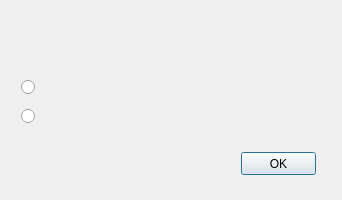
<?xml version="1.0" encoding="UTF-8"?>
<ui version="4.0">
 <class>CSelectDialog</class>
 <widget class="QDialog" name="CSelectDialog">
  <property name="geometry">
   <rect>
    <x>0</x>
    <y>0</y>
    <width>342</width>
    <height>200</height>
   </rect>
  </property>
  <property name="windowTitle">
   <string>Dialog</string>
  </property>
  <property name="styleSheet">
   <string notr="true"/>
  </property>
  <widget class="QWidget" name="widget" native="true">
   <property name="geometry">
    <rect>
     <x>1</x>
     <y>32</y>
     <width>334</width>
     <height>161</height>
    </rect>
   </property>
   <widget class="QLabel" name="label_tips">
    <property name="geometry">
     <rect>
      <x>10</x>
      <y>10</y>
      <width>301</width>
      <height>21</height>
     </rect>
    </property>
    <property name="styleSheet">
     <string notr="true"/>
    </property>
    <property name="text">
     <string/>
    </property>
   </widget>
   <widget class="QWidget" name="layoutWidget">
    <property name="geometry">
     <rect>
      <x>20</x>
      <y>40</y>
      <width>281</width>
      <height>61</height>
     </rect>
    </property>
    <layout class="QVBoxLayout" name="verticalLayout">
     <item>
      <widget class="QRadioButton" name="radioButton_1">
       <property name="styleSheet">
        <string notr="true"/>
       </property>
       <property name="text">
        <string/>
       </property>
      </widget>
     </item>
     <item>
      <widget class="QRadioButton" name="radioButton_2">
       <property name="styleSheet">
        <string notr="true"/>
       </property>
       <property name="text">
        <string/>
       </property>
      </widget>
     </item>
    </layout>
   </widget>
   <widget class="QPushButton" name="pushButton_ok">
    <property name="geometry">
     <rect>
      <x>240</x>
      <y>120</y>
      <width>75</width>
      <height>23</height>
     </rect>
    </property>
    <property name="styleSheet">
     <string notr="true"/>
    </property>
    <property name="text">
     <string>OK</string>
    </property>
   </widget>
  </widget>
  <widget class="QWidget" name="layoutWidget">
   <property name="geometry">
    <rect>
     <x>6</x>
     <y>0</y>
     <width>88</width>
     <height>27</height>
    </rect>
   </property>
   <layout class="QHBoxLayout" name="horizontalLayout">
    <item>
     <widget class="QLabel" name="label_corner">
      <property name="enabled">
       <bool>true</bool>
      </property>
      <property name="minimumSize">
       <size>
        <width>8</width>
        <height>25</height>
       </size>
      </property>
      <property name="maximumSize">
       <size>
        <width>8</width>
        <height>25</height>
       </size>
      </property>
      <property name="styleSheet">
       <string notr="true"/>
      </property>
      <property name="text">
       <string/>
      </property>
      <property name="alignment">
       <set>Qt::AlignLeading|Qt::AlignLeft|Qt::AlignTop</set>
      </property>
     </widget>
    </item>
    <item>
     <widget class="QLabel" name="label_title">
      <property name="minimumSize">
       <size>
        <width>0</width>
        <height>0</height>
       </size>
      </property>
      <property name="maximumSize">
       <size>
        <width>16777215</width>
        <height>16777215</height>
       </size>
      </property>
      <property name="sizeIncrement">
       <size>
        <width>1</width>
        <height>25</height>
       </size>
      </property>
      <property name="baseSize">
       <size>
        <width>0</width>
        <height>25</height>
       </size>
      </property>
      <property name="styleSheet">
       <string notr="true">color:0;
font: bold 10pt;</string>
      </property>
      <property name="text">
       <string/>
      </property>
     </widget>
    </item>
   </layout>
  </widget>
 </widget>
 <resources/>
 <connections/>
</ui>
